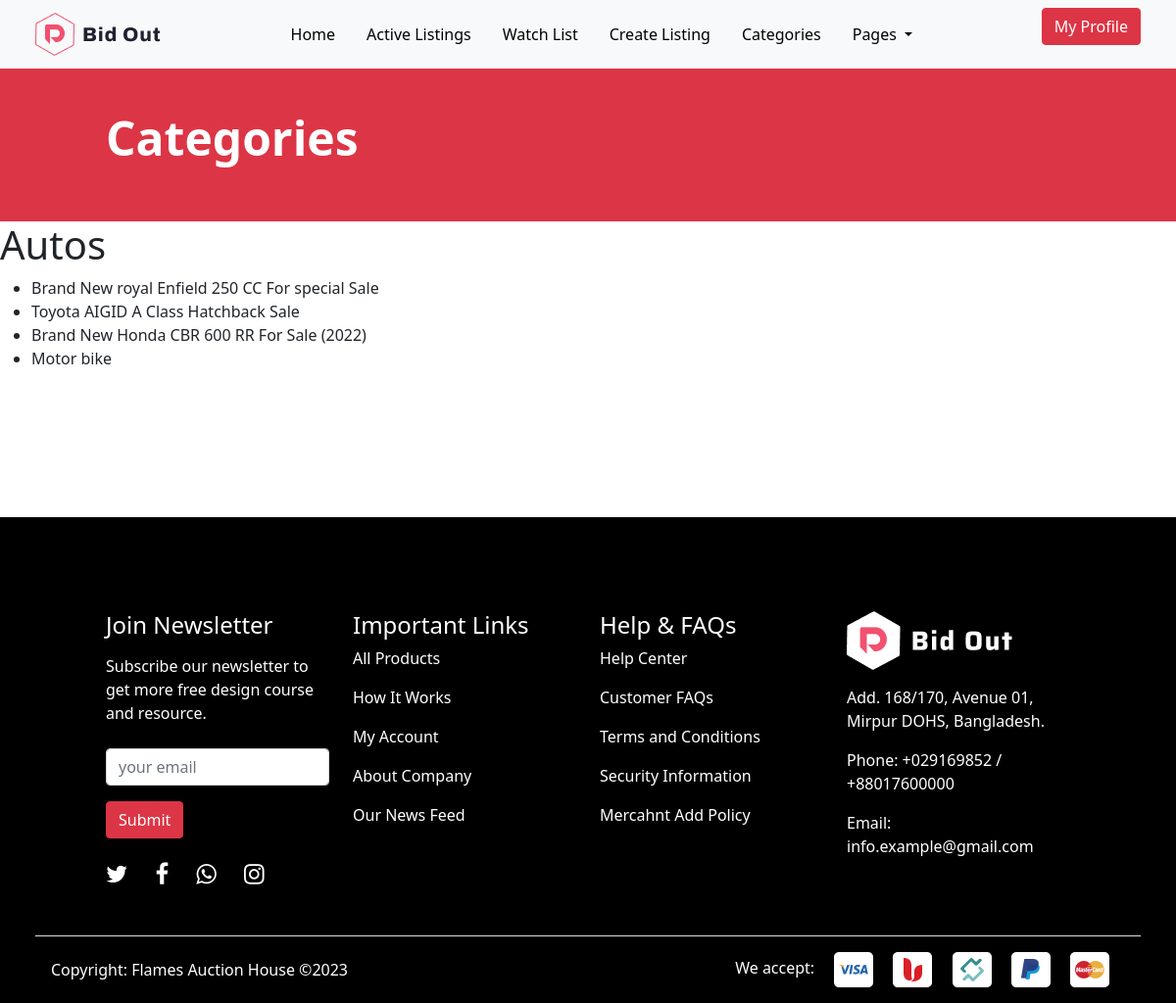
Before: /categories/autos/ (signed in) with the older database file.
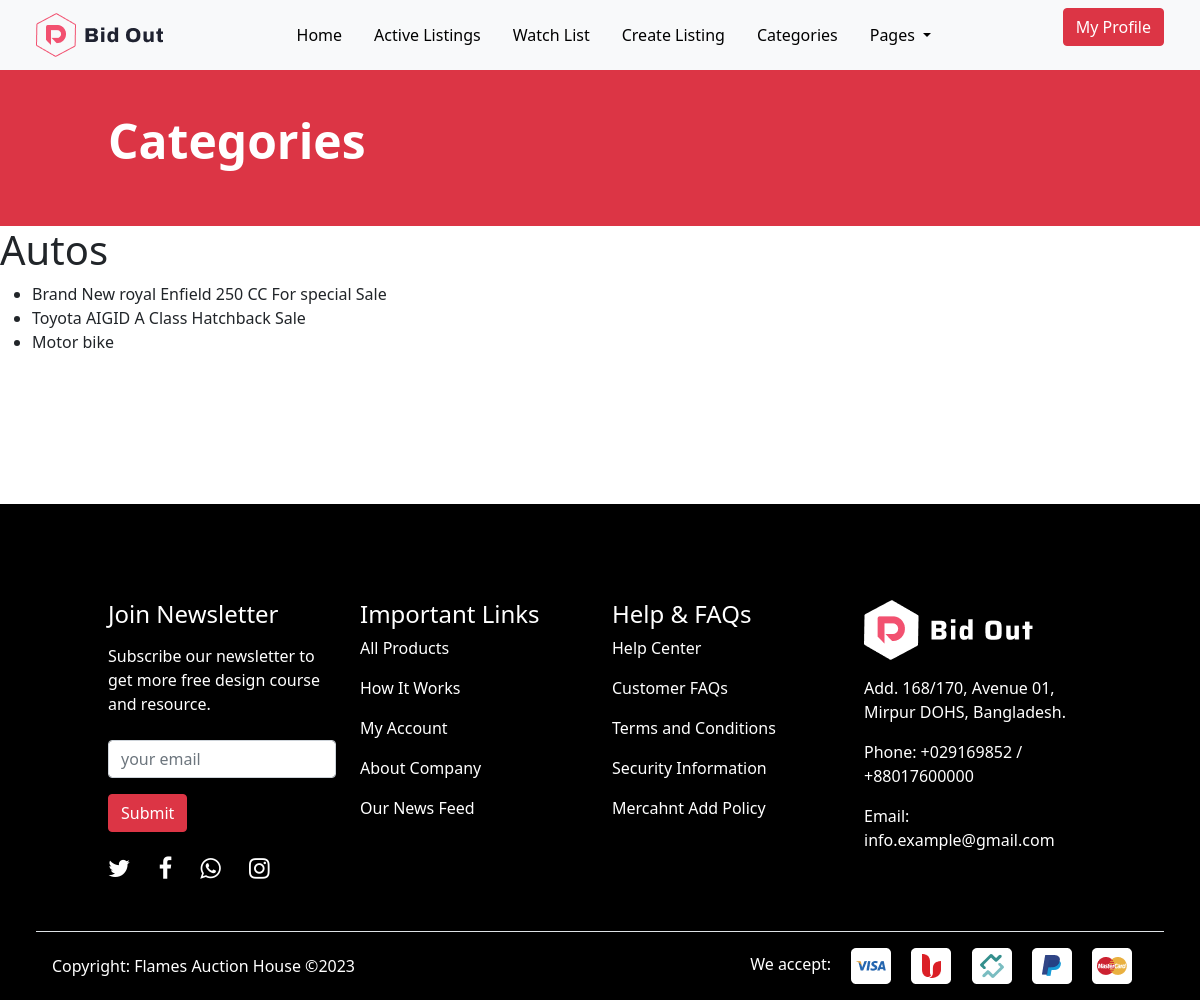
After: the same page with the newer database file.
### auctions/models.py (models this page shows, shortened)
class Auction(models.Model):
    title = models.CharField(max_length=255)
    description = models.TextField(null=True, blank=True)
    featured_image = models.ImageField(
        null=True, blank=True, default="default.jpg")
    start_date = models.DateTimeField(auto_now_add=True)
    place_bid = models.OneToOneField('Bid', blank=True, related_name='bids', on_delete=models.CASCADE, null=True)
    id = models.UUIDField(default=uuid.uuid4, unique=True,
                          primary_key=True, editable=False)
    end_date = models.DateTimeField(auto_now=True, null=True, blank=True)
    price = models.DecimalField(max_digits=10, decimal_places=2, default=0, null=True, blank=True)
    starting_bid = models.DecimalField(max_digits=10, decimal_places=2, null=True, blank=True)
    category = models.ForeignKey('Category', on_delete=models.SET_NULL, null=True)
    current_bid = models.DecimalField(max_digits=10, decimal_places=2, default=0, null=True, blank=True)
    is_active = models.BooleanField(default=True)
    seller = models.ForeignKey(User, on_delete=models.SET_NULL, null=True, default=None)
    winner = models.ForeignKey(User, on_delete=models.SET_NULL, blank=True, null=True, related_name='winner_auctions')
    is_closed = models.BooleanField(default=False)

### auctions/views.py (the view)
# urls.py: path('categories/<slug:slug>/', category_auctions, name='category_auctions'),
@login_required(login_url="login")
def category_auctions(request, slug):
    category = get_object_or_404(Category, slug=slug)
    active_auctions = category.auction_set.filter(is_active=True)
    return render(request, "auctions/category_auctions.html", {"category": category, "active_auctions": active_auctions})

### auctions/templates/auctions/category_auctions.html
{% extends 'main.html' %}
{% block content %}
    <div class="container-fluid bg-danger py-5 text-white">
        <div class="row pt-5">
            <div class="col-12 col-lg-10">
                <h1 class="display-5 fw-bold ms-0 ps-0 ms-md-5 ps-md-5 pt-3">Categories</h1>
            </div>
        </div>
    </div>
    <h1>{{ category.name }}</h1>
    {% if active_auctions %}
        <ul>
            {% for auction in active_auctions %}
                <li><a href="{% url 'auction_detail' auction.id %}">{{ auction.title }}</a></li>
            {% endfor %}
        </ul>
    {% else %}
        <p>No active auctions in this category.</p>
    {% endif %}
{% endblock %}

Changed rows visible on the page:
no longer on this page (row edited): Auction: title "Brand New Honda CBR 600 RR For Sale (2022)"
